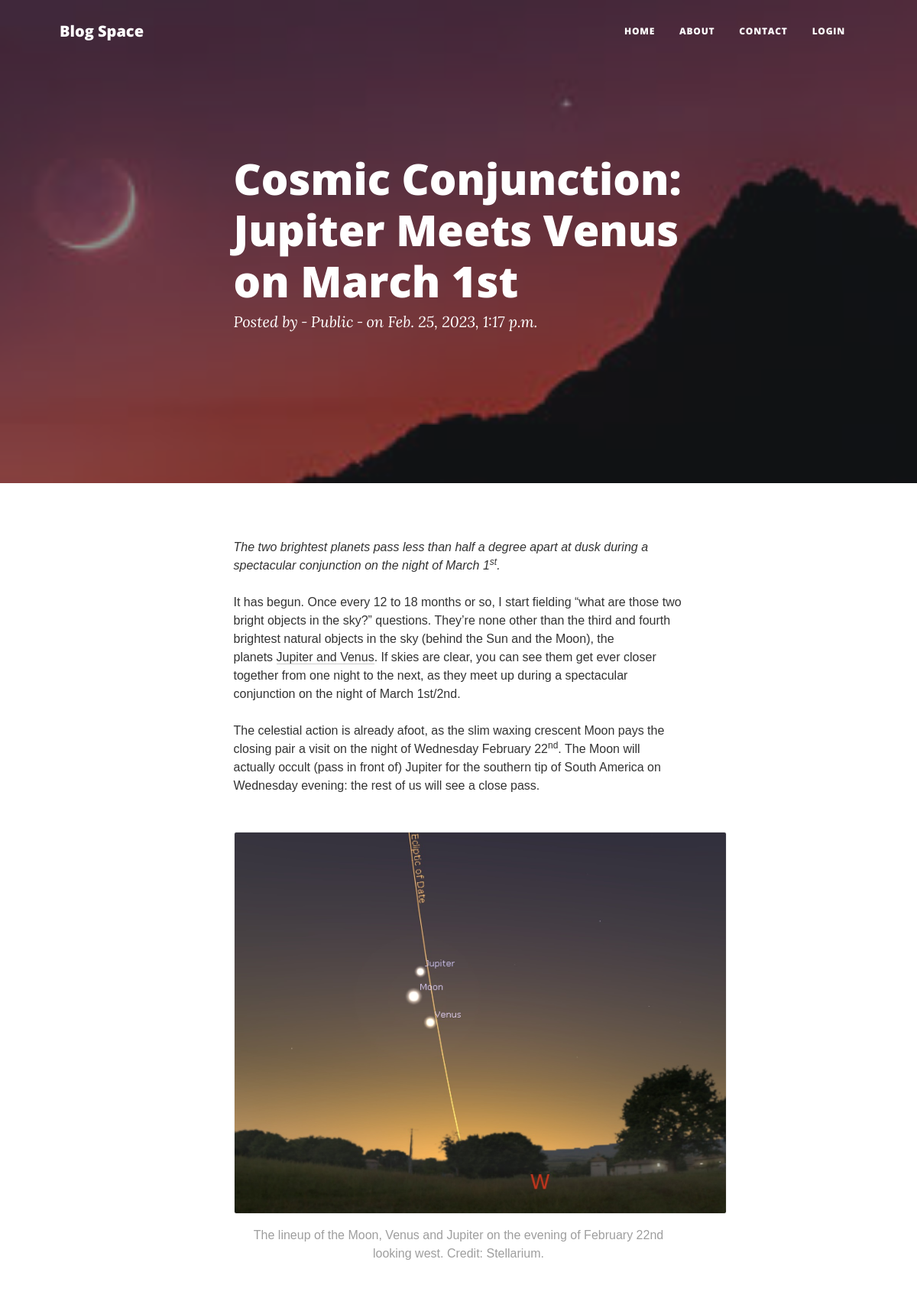
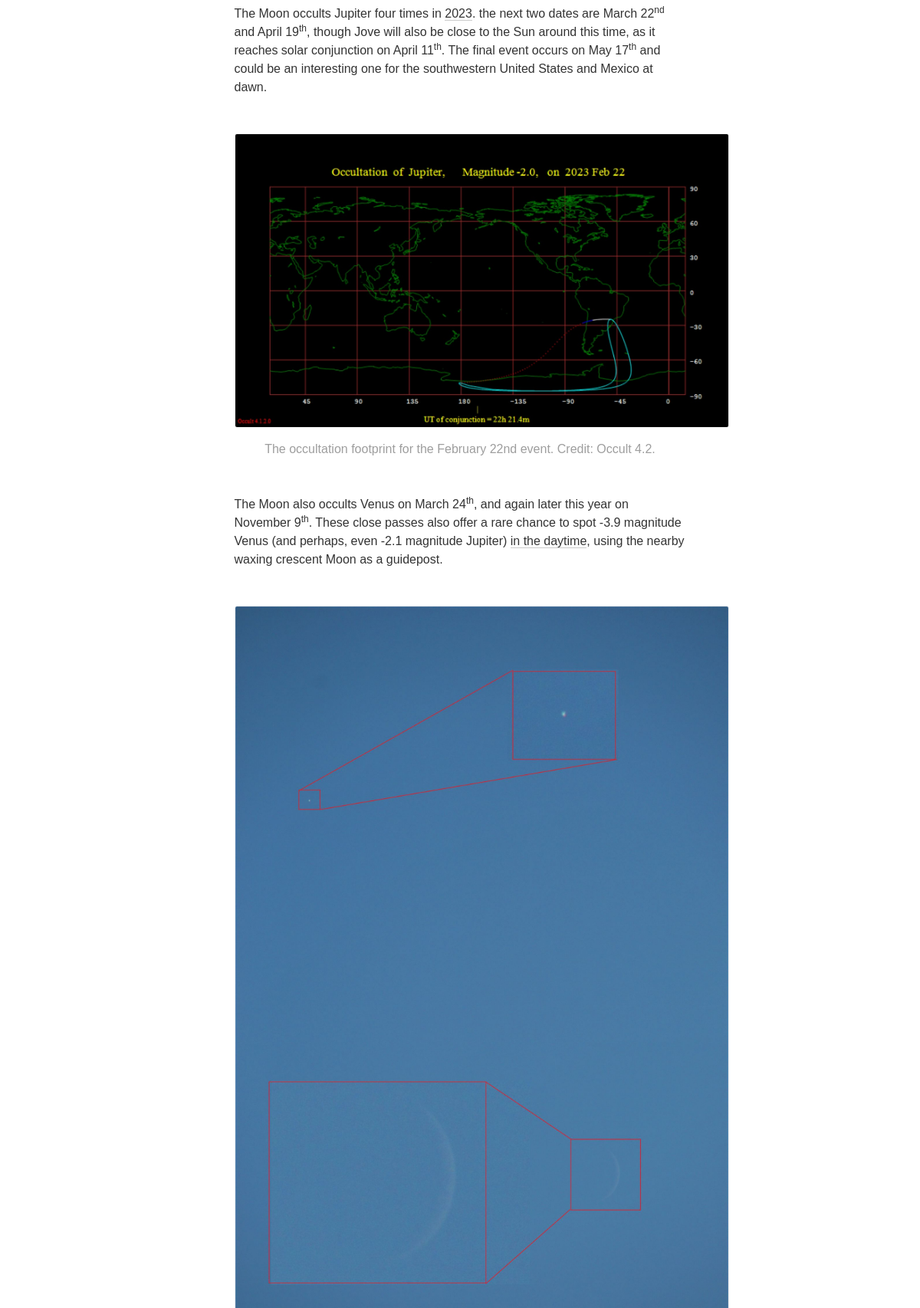
Page /post/cosmic-conjunction-jupiter-meets-venus-on-march-1st (upper part) on the committed database (2 pictures, top to bottom).
### home/models.py (models this page shows, shortened)
class BlogModel(models.Model):
    title = models.CharField(max_length=1000)
    content = FroalaField(theme = 'dark', options={
    'toolbarInline': False,
    'charCounterCount': False,
    'toolbarVisibleWithoutSelection': True})
    slug = models.SlugField(max_length=1000, null=True, blank=True)
    user = models.ForeignKey(User, blank=True, null=True, on_delete=models.CASCADE)
    image = models.ImageField(upload_to='blog')
    created_at = models.DateTimeField(auto_now_add=True)
    updated_at = models.DateTimeField(auto_now=True)

### home/views.py (the view)
# urls.py: path('post/<slug>', post, name='post'),
def post(request, slug):
    context = {}
    try:
        blog_obj = BlogModel.objects.filter(slug = slug).first()
        context['blog'] = blog_obj
    except Exception as e:
        print(e)
    return render(request, 'post.html', context)

### templates/post.html
{% extends 'base.html' %}
{% load static %}
{% block content %}
        <header class="masthead" style="background-image: url('/media/{{ blog.image }}')">
            <div class="container position-relative px-4 px-lg-5">
                <div class="row gx-4 gx-lg-5 justify-content-center">
                    <div class="col-md-10 col-lg-8 col-xl-7">
                        <div class="post-heading">
                            <h1>{{ blog.title }}</h1>
                            <span class="meta">
                                Posted by &#8209;<a href="#!"> {{ blog.user.username }} </a>&#8209; on {{ blog.created_at }}
                            </span>
                        </div>
                    </div>
                </div>
            </div>
        </header>
        <article class="mb-4">
            <div class="container px-4 px-lg-5">
                <div class="row gx-4 gx-lg-5 justify-content-center">
                    <div class="col-md-10 col-lg-8 col-xl-7">
                        {{ blog.content|safe }}
                    </div>
                </div>
            </div>
        </article>
{% endblock %}

### rows in the picture
BlogModel: image (picture), title "Cosmic Conjunction: Jupiter Meets Venus on March 1st", user.username "Public", created_at "Feb. 25, 2023, 1:17 p.m.", content "The two brightest planets pass less than half a degree apart at dusk during a spectacular conjunction on the night of March 1 st . It has begun. Once every 12 to 18 months or so, I start fielding “what are those two bright objects in the sky?” questions. They’re none other than the third and fourth brightest natural objects in the sky (behind the Sun and the Moon), the planets Jupiter and Venus . If skies are clear, you can see them get ever closer together from one night to the next, as they meet up during a spectacular conjunction on the night of March 1st/2nd. The celestial action is already afoot, as the slim waxing crescent Moon pays the closing pair a visit on the night of Wednesday…", content (picture)
